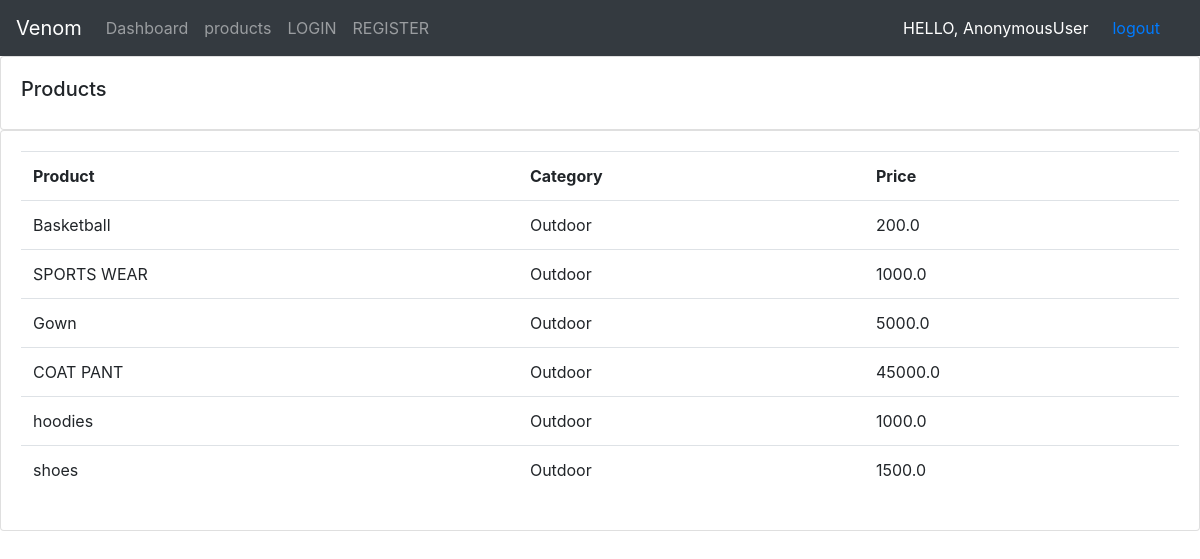
/product, run on the app's committed database.
### home/models.py (models this page shows, shortened)
class Product(models.Model):
        CATEGORY=(('Indoor',"Indoor"),
                  ('Outdoor','Outdoor'))
        name=models.CharField(max_length=200,null=True)
        price=models.FloatField(null=True)
        category=models.CharField(max_length=200,null=True, choices=CATEGORY)
        description=models.CharField(max_length=200,null=True)
        date_created=models.DateTimeField(auto_now_add=True, null=True)
        tag=models.ManyToManyField(Tag)

### home/views.py (the view)
# urls.py: path('product',views.product,name="product"),
def product(request):
    products=Product.objects.all()
    return render(request,'product.html',{'products': products})

### templates/product.html (shortened to what this page needs)
{% extends 'base.html' %}
{% block body %}
<div class="row">
    <div class="col-md">
        <div class="card card-body">
            <h5>Products</h5>
        </div>
        <div class="card card-body">
            <table class="table">
                <tr>
                    <th>Product</th>
                    <th>Category</th>
                    <th>Price</th>
                </tr>
                    {% for i in products %}
                   <tr>
                     <td>{{i.name}}</td>
                     <td>{{i.category}}</td>
                     <td>{{i.price}}</td>
                   </tr>
                    {% endfor %}
            </table>
        </div>
    </div>
</div>
{% endblock body %}

### templates/base.html (shortened to what this page needs)
<!doctype html>
<html lang="en">
  <head>
    <link rel="stylesheet" href="https://cdn.jsdelivr.net/npm/bootstrap@4.3.1/dist/css/bootstrap.min.css">
  </head>
  <body>
    <nav class="navbar navbar-expand-lg navbar-dark bg-dark">
        <a class="navbar-brand" href="#">Venom</a>
        <div class="collapse navbar-collapse" id="navbarNavDropdown">
          <ul class="navbar-nav">
            <li class="nav-item ">
              <a class="nav-link" href="/">Dashboard<span class="sr-only">(current)</span></a>
            </li>
            <li class="nav-item">
              <a class="nav-link" href="/product">products</a>
            </li>
            <li class="nav-item">
              <a class="nav-link" href="/loginuser">LOGIN</a>
            </li>
            <li class="nav-item">
              <a class="nav-link" href="/register">REGISTER</a>
            </li>
          </ul>
        </div>
        <span style="color:white" > HELLO, {{request.user}}</span>
        <span class="px-4"><a href="/logoutuser" > logout</a></span>
      </nav>
      {% block body %}{% endblock body %}
  </body>
</html>

### data on the page
Product: name "Basketball", category "Outdoor", price "200.0"
Product: name "SPORTS WEAR", category "Outdoor", price "1000.0"
Product: name "Gown", category "Outdoor", price "5000.0"
Product: name "COAT PANT", category "Outdoor", price "45000.0"
Product: name "hoodies", category "Outdoor", price "1000.0"
Product: name "shoes", category "Outdoor", price "1500.0"

### other printed values
{{ request.user }} "AnonymousUser"
